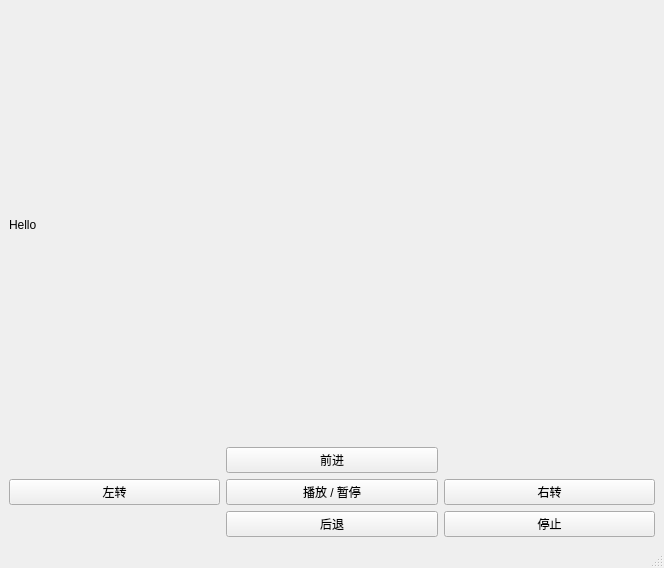
<?xml version="1.0" encoding="UTF-8"?>
<ui version="4.0">
 <class>MainWindow</class>
 <widget class="QMainWindow" name="MainWindow">
  <property name="geometry">
   <rect>
    <x>0</x>
    <y>0</y>
    <width>664</width>
    <height>568</height>
   </rect>
  </property>
  <property name="windowTitle">
   <string>RaspberryPi</string>
  </property>
  <widget class="QWidget" name="centralwidget">
   <layout class="QGridLayout" name="gridLayout_2">
    <item row="0" column="0">
     <layout class="QGridLayout" name="gridLayout">
      <item row="1" column="1">
       <widget class="QPushButton" name="forward_button">
        <property name="text">
         <string>前进</string>
        </property>
       </widget>
      </item>
      <item row="2" column="1">
       <widget class="QPushButton" name="start_button">
        <property name="text">
         <string>播放 / 暂停</string>
        </property>
       </widget>
      </item>
      <item row="3" column="1">
       <widget class="QPushButton" name="backward_button">
        <property name="text">
         <string>后退</string>
        </property>
       </widget>
      </item>
      <item row="2" column="0">
       <widget class="QPushButton" name="left_button">
        <property name="text">
         <string>左转</string>
        </property>
       </widget>
      </item>
      <item row="2" column="2">
       <widget class="QPushButton" name="right_button">
        <property name="text">
         <string>右转</string>
        </property>
       </widget>
      </item>
      <item row="0" column="0" colspan="2">
       <widget class="QLabel" name="video_frame">
        <property name="text">
         <string>Hello</string>
        </property>
       </widget>
      </item>
      <item row="3" column="2">
       <widget class="QPushButton" name="stop_button">
        <property name="text">
         <string>停止</string>
        </property>
       </widget>
      </item>
     </layout>
    </item>
   </layout>
  </widget>
  <widget class="QMenuBar" name="menubar">
   <property name="geometry">
    <rect>
     <x>0</x>
     <y>0</y>
     <width>664</width>
     <height>22</height>
    </rect>
   </property>
  </widget>
  <widget class="QStatusBar" name="statusbar"/>
 </widget>
 <resources/>
 <connections/>
</ui>
